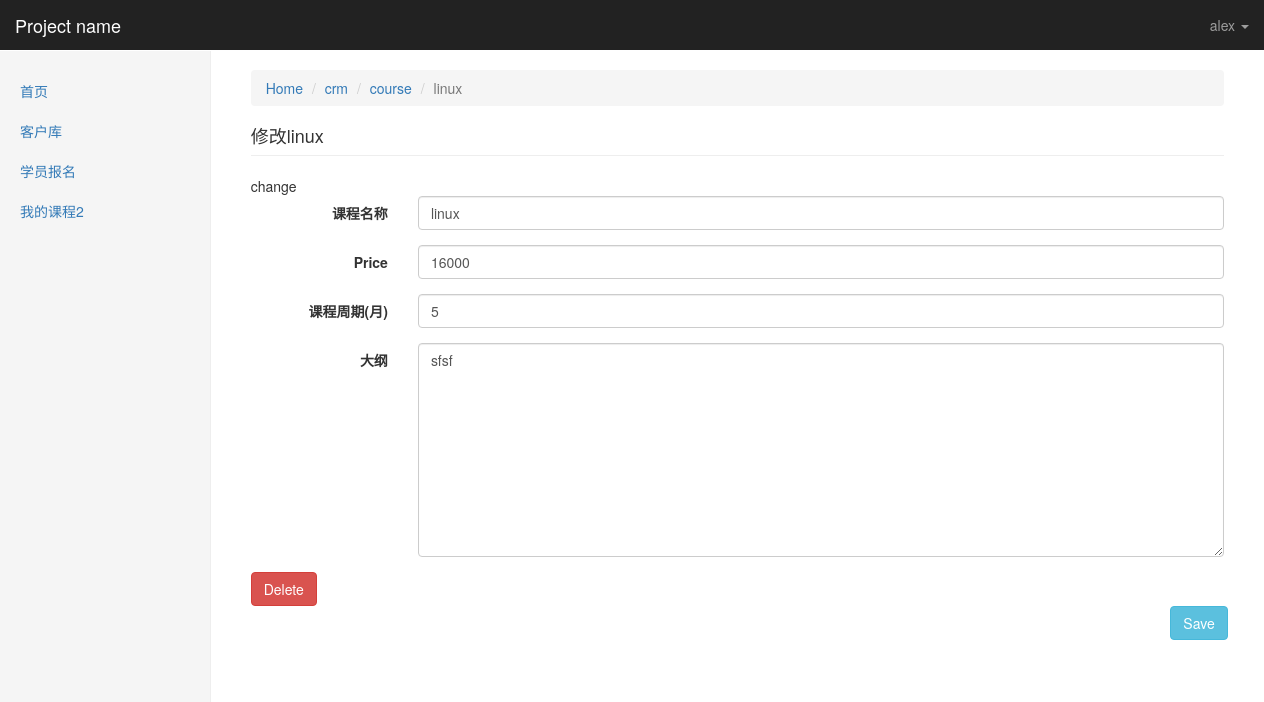
The app's page /kingadmin/crm/course/2/change/ (signed in) with its own data.
### crm/models.py (models this page shows, shortened)
class Menus(models.Model):
    name = models.CharField(max_length=64)
    url_type_choices = ((0,'absolute'),(1,'dynamic'))
    url_type = models.SmallIntegerField(choices=url_type_choices,default=0)
    url_name = models.CharField(max_length=128)
    url_name = models.CharField(max_length=128)
    class Meta:
        unique_together = ('name','url_name')

class Course(models.Model):
    name = models.CharField(verbose_name='课程名称',max_length=64,unique=True)
    price = models.PositiveSmallIntegerField()
    period = models.PositiveSmallIntegerField(verbose_name="课程周期(月)",default=5)
    outline = models.TextField(verbose_name="大纲")
    def __str__(self):
        return self.name

### kingadmin/views.py (the view)
# urls.py: url(r'^(\w+)/(\w+)/(\d+)/change/$', views.table_obj_change, name="table_obj_change"),
@login_required
def table_obj_change(request,app_name,model_name,obj_id):
    admin_class = site.enabled_admins[app_name][model_name]
    model_form = form_handle.create_dynamic_model_form(admin_class)
    obj = admin_class.model.objects.get(id=obj_id)
    if request.method == "GET":
        form_obj = model_form(instance=obj)
    elif request.method == "POST":
        form_obj = model_form(instance=obj,data=request.POST)
        if form_obj.is_valid():
            form_obj.save()
            return redirect("/kingadmin/%s/%s/" %(app_name,model_name))
    return render(request,'kingadmin/table_obj_change.html',locals())

### kingadmin/form_handle.py (called while the page is built)
def create_dynamic_model_form(admin_class,form_add=False):
    class Meta:
        model = admin_class.model
        fields = "__all__"
        if not form_add:#change
            exclude = admin_class.readonly_fields
            admin_class.form_add = False #这是因为自始至终admin_class实例都是同一个,
        else: #add
            admin_class.form_add = True
    def __new__(cls, *args, **kwargs):
        print("__new__",cls,args,kwargs)
        for field_name in cls.base_fields:
            filed_obj = cls.base_fields[field_name]
            filed_obj.widget.attrs.update({'class':'form-control'})
        return  ModelForm.__new__(cls)
    dynamic_form = type("DynamicModelForm" ,(ModelForm,) ,{'Meta' :Meta,'__new__':__new__})
    print(dynamic_form)
    return dynamic_form

### kingadmin/templatetags/kingadmin_tags.py (called while the page is built)
@register.simple_tag
def get_model_verbose_name(admin_class):
    return admin_class.model._meta.verbose_name

### kingadmin/templates/kingadmin/table_obj_change.html
{% extends 'kingadmin/index.html' %}
{% load kingadmin_tags %}
{% block  right-content-container %}
    <ol class="breadcrumb">
      <li><a href="/kingadmin/">Home</a></li>
      <li><a href="/kingadmin/{{ app_name }}">{{ app_name }}</a></li>
        <li ><a href="/kingadmin/{{ app_name }}/{{ model_name }}/">{% get_model_verbose_name admin_class %}</a></li>
      <li class="active">{{ form_obj.instance }}</li>
    </ol>
<h4 class="page-header">修改{{ form_obj.instance }}</h4>
<div>
change
{% include 'kingadmin/table_obj_change_component.html' %}
</div>
{% endblock %}

### kingadmin/templates/kingadmin/index.html (shortened to what this page needs)
{% extends 'base.html' %}
{% block body %}
<nav class="navbar navbar-inverse navbar-fixed-top">
  <div class="container-fluid">
    <div class="navbar-header">
      <a class="navbar-brand" href="#">{% block pro_name %}Project name{% endblock %}</a>
    </div>
    <div id="navbar" class="navbar-collapse collapse">
      <ul class="nav navbar-nav navbar-right">
        <li class="dropdown ">
          <a href="#" class="dropdown-toggle" data-toggle="dropdown" role="button" >{{ request.user }} <span class="caret"></span></a>
        </li>
      </ul>
    </div>
  </div>
</nav>
<div class="container-fluid">
  <div class="row">
    <div class="col-sm-3 col-md-2 sidebar">
      <ul class="nav nav-sidebar">
        {% for role in  request.user.userprofile.role.select_related %}
            {% for menu in role.menus.select_related %}
                {% if request.path == menu.url_name %}
                    <li class="active"><a href="{% if menu.url_type == 0 %}{{ menu.url_name }}{% else %}{% url menu.url_name %}{% endif %}">{{ menu.name }}</a></li>
                {% else %}
                    <li ><a href="{% if menu.url_type == 0 %}{{ menu.url_name }}{% else %}{% url menu.url_name %}{% endif %}">{{ menu.name }}</a></li>
                {% endif %}
            {% endfor %}
         {% endfor %}
      </ul>
    </div>
    <div class="col-sm-9 col-sm-offset-3 col-md-10 col-md-offset-2 main">
      {% block  right-content-container %}{% endblock %}
    </div>
  </div>
</div>
{% endblock %}

### kingadmin/templates/kingadmin/table_obj_change_component.html (shortened to what this page needs)
{% load kingadmin_tags %}
<form class="form-horizontal"  method="post" onsubmit="VerificationBeforeFormSubmit()"> {% csrf_token %}
  {% for field in form_obj %}
  <div class="form-group">
    <label class="col-sm-2 control-label">{{ field.label }}</label>
    <div class="col-sm-10">
      {% if field.name in admin_class.filter_horizontal %}
          <div class="col-lg-5">
                <input type="search" class="form-control" oninput="FuzzSearch(this)">
                <select id="id_{{ field.name }}_from" multiple class="form-control">
                    {% get_available_m2m_data field.name form_obj admin_class as available_m2m_data %}
                    {% for obj in available_m2m_data %}
                        <option ondblclick="MoveSelectedOption(this,'id_{{ field.name }}_to')" value="{{ obj.id }}">{{ obj }}</option>
                    {% endfor %}
                </select>
              <p><a onclick="MoveAllElements('id_{{ field.name }}_from','id_{{ field.name }}_to')">Choose All</a></p>
          </div>
          <div class="col-lg-5">
                <select tag="selected_m2m" id="id_{{ field.name }}_to" multiple class="form-control" name="{{ field.name }}">
                    {%  get_selected_m2m_data field.name form_obj admin_class as selected_m2m_data %}
                    {% for obj in selected_m2m_data %}
                        <option value="{{ obj.id }}" ondblclick="MoveSelectedOption(this,'id_{{ field.name }}_from')">{{ obj }}</option>
                    {% endfor %}
                </select>
              <p><a onclick="MoveAllElements('id_{{ field.name }}_to','id_{{ field.name }}_from')">Remove All</a></p>
          </div>
      {% else %}
        {{ field }}
      {% endif %}
    </div>
  </div>
  {% endfor %}
  <div class="form-group">
    {% if  form_obj.instance.id %}
        <div class=" col-sm-2">
          <a  class="btn btn-danger" href="{% url 'obj_delete' app_name model_name form_obj.instance.id  %}">Delete</a>
        </div>
    {% endif %}
    <div class="col-sm-offset-11 col-sm-2">
      <button type="submit" class="btn btn-info">Save</button>
    </div>
  </div>
</form>

### statics/css/dashboard.css (style rules this page uses)
body { padding-top: 50px; }
.navbar-fixed-top { border: 0; }
.sidebar { display: none; }
@media (min-width: 768px) { .sidebar { position: fixed; top: 51px; bottom: 0; left: 0; z-index: 1000; display: block; padding: 20px; overflow-x: hidden; overflow-y: auto; background-color: #f5f5f5; border-right: 1px solid #eee; } }
.nav-sidebar { margin-right: -21px; margin-bottom: 20px; margin-left: -20px; }
.nav-sidebar > li > a { padding-right: 20px; padding-left: 20px; }
.main { padding: 20px; }
@media (min-width: 768px) { .main { padding-right: 40px; padding-left: 40px; } }
.main .page-header { margin-top: 0; }

### records on screen
Menus: name "首页"
Menus: name "客户库"
Menus: name "学员报名"
Menus: name "我的课程2"
Course: instance "linux", form_obj "linux" "16000" "5" "sfsf"

### other values on screen
{{ request.user }} "alex"
{{ app_name }} "crm"
{{ field.label }} "课程名称" "Price" "课程周期(月)" "大纲"
